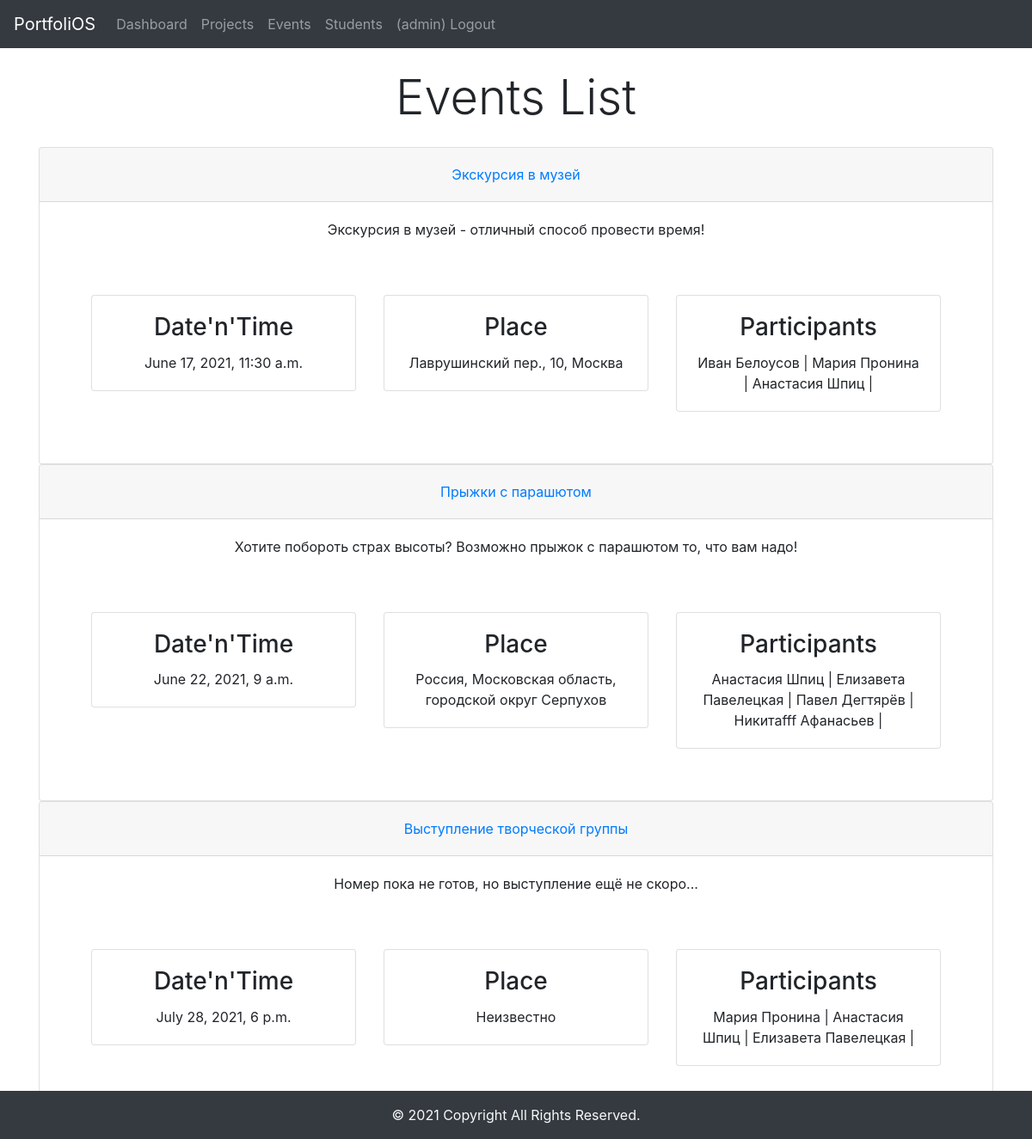
Page /events/ (signed in) on the earlier database version.
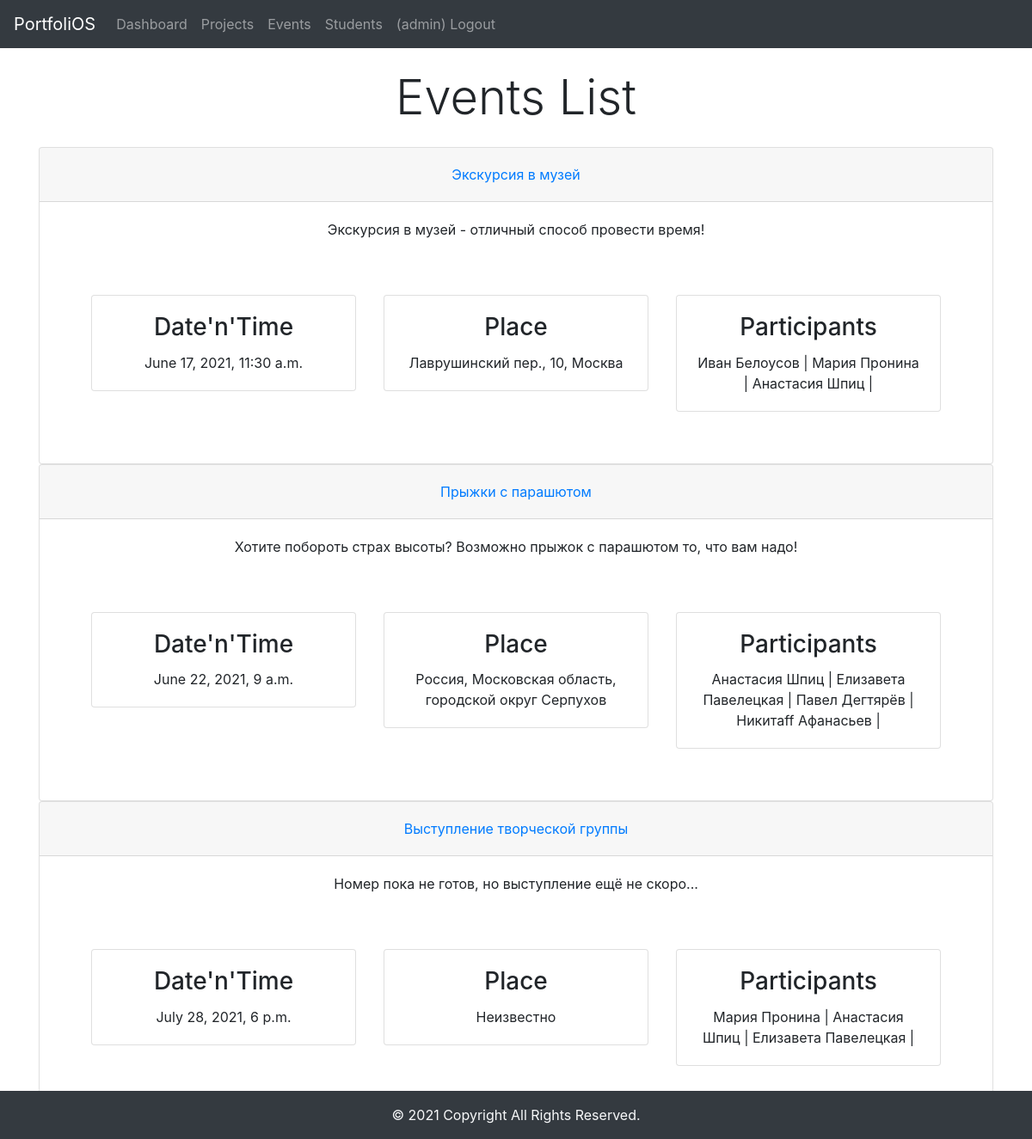
Same page on the later database version.
### accs/models.py (models this page shows, shortened)
class Student(models.Model):
    name = models.CharField(max_length=200, null=True)
    lname = models.CharField(max_length=200, null=True)
    course = models.IntegerField(null=True)
    date_created= models.DateTimeField(auto_now_add=True, null=True)
    history = HistoricalRecords()

### accs/views.py (the view)
# urls.py: path('events/', views.events, name="events"),
@login_required
def events(req):
    events = Event.objects.all()
    ctx = {'events':events}
    return render(req, 'accs/events.html', ctx)

### accs/templates/accs/events.html
{% extends 'accs/main.html' %}
{% block content %}
<div class="container text-center my-4">
    <h1 class="display-4">Events List</h1>
</div>
<div class="container text-center my-4">
    <div id="accordion">
        {% for e in events%}
          <div class="card">
            <div class="card-header" id="heading{{e.id}}">
              <h5 class="mb-0">
                <button class="btn btn-link" data-toggle="collapse" data-target="#collapse{{e.id}}" aria-expanded="true" aria-controls="collapse{{e.id}}">
                  {{e.name}}
                </button>
              </h5>
            </div>
            <div id="collapse{{e.id}}" class="collapse show" aria-labelledby="heading{{e.id}}" data-parent="#accordion">
              <div class="card-body">
                {{e.description}}
              </div>
                <div class="card-body">
                  <div class="row m-4">
                      <div class="col-sm-4 px-3 pb-3 text-center">
                        <div class="card">
                          <div class="card-body">
                            <h3 class="card-title">Date'n'Time</h3>
                            <p class="card-text">{{e.ev_date}}</p>
                          </div>
                        </div>
                      </div>
                      <div class="col-sm-4 px-3 pb-3 text-center">
                        <div class="card">
                          <div class="card-body">
                            <h3 class="card-title">Place</h3>
                            <p class="card-text">{{e.place}}</p>
                          </div>
                        </div>
                      </div>
                      <div class="col-sm-4 px-3 pb-3 text-center">
                          <div class="card">
                            <div class="card-body">
                              <h3 class="card-title">Participants</h3>
                              <p class="card-text">
                                  {% for p in e.participants.all %}
                                    {{p.name}} {{p.lname}} |
                                  {% endfor %}
                              </p>
                            </div>
                          </div>
                        </div>
                    </div>
                </div>
              </div>
            </div>
        {% endfor %}
      </div>
</div>
{% endblock %}

Differences in the rows shown:
changed Student "Афанасьев": name "Никитаfff" → "Никитаff"
